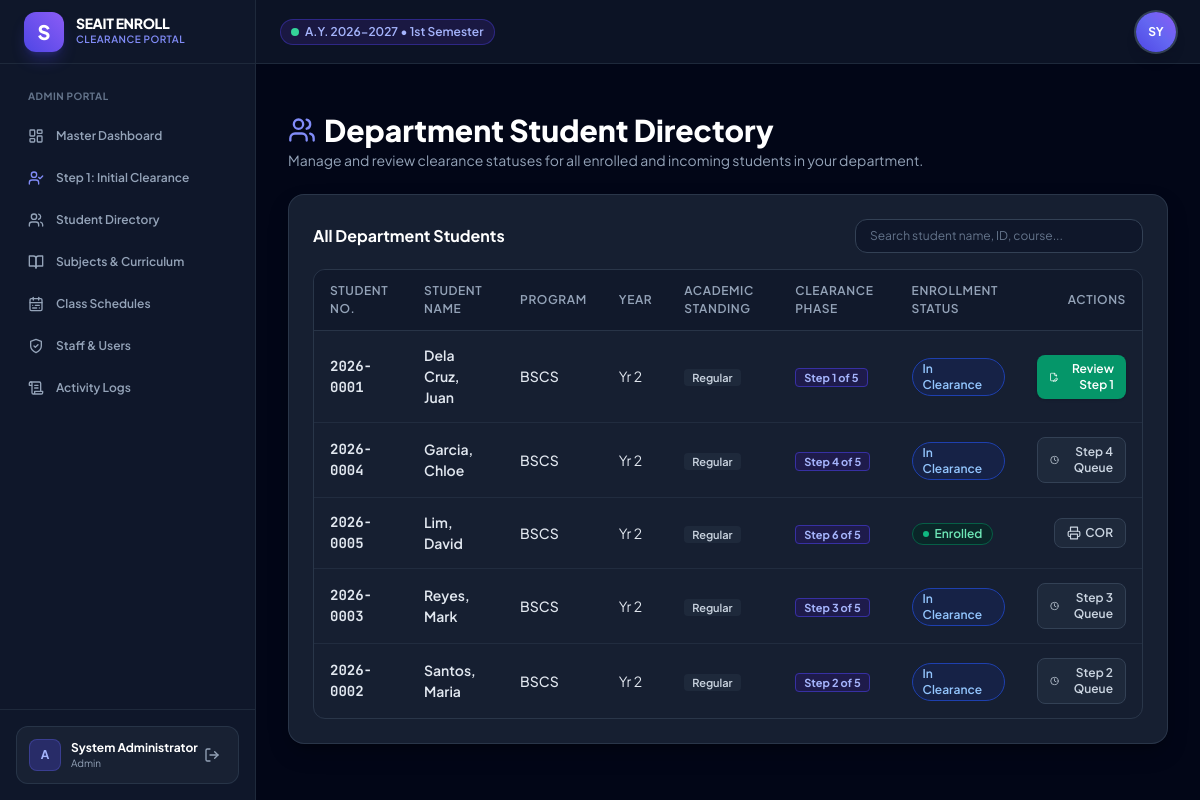
Page /modules/department/students.php (signed in) on the committed database.
### tables this page shows
CREATE TABLE `academic_terms` (
    `id` INT NOT NULL AUTO_INCREMENT PRIMARY KEY,
    `academic_year` VARCHAR(20) NOT NULL,
    `semester` VARCHAR(20) NOT NULL,
    `is_active` TINYINT(1) DEFAULT 0,
    `created_at` TIMESTAMP DEFAULT CURRENT_TIMESTAMP
);

CREATE TABLE `students` (
    `id` INT NOT NULL AUTO_INCREMENT PRIMARY KEY,
    `user_id` INT NOT NULL UNIQUE,
    `student_no` VARCHAR(30) NOT NULL UNIQUE,
    `first_name` VARCHAR(60) NOT NULL,
    `middle_name` VARCHAR(60) DEFAULT NULL,
    `last_name` VARCHAR(60) NOT NULL,
    `birth_date` DATE DEFAULT NULL,
    `age` INT DEFAULT NULL,
    `sex` ENUM('Male', 'Female', 'Other') DEFAULT 'Male',
    `religion` VARCHAR(80) DEFAULT NULL,
    `civil_status` ENUM('Single', 'Married', 'Widowed', 'Separated') DEFAULT 'Single',
    `birth_place` VARCHAR(150) DEFAULT NULL,
    `program_id` INT NOT NULL,
    `year_level` INT NOT NULL DEFAULT 1,
    `enrolling_semester` ENUM('1st Semester', '2nd Semester') DEFAULT '1st Semester',
    `academic_status` ENUM('Regular', 'Irregular', 'Probationary', 'Graduating') DEFAULT 'Regular',
    `contact_no` VARCHAR(20) DEFAULT NULL,
    `address` TEXT DEFAULT NULL,
    `guardian_name` VARCHAR(120) DEFAULT NULL,
    `guardian_contact` VARCHAR(30) DEFAULT NULL,
    `enrollment_status` ENUM('Not Enrolled', 'In Clearance', 'Cleared', 'Enrolled') DEFAULT 'In Clearance',
    `created_at` TIMESTAMP DEFAULT CURRENT_TIMESTAMP
);

CREATE TABLE `programs` (
    `id` INT NOT NULL AUTO_INCREMENT PRIMARY KEY,
    `department_id` INT NOT NULL,
    `code` VARCHAR(20) NOT NULL UNIQUE,
    `name` VARCHAR(150) NOT NULL,
    `total_years` INT DEFAULT 4,
    `created_at` TIMESTAMP DEFAULT CURRENT_TIMESTAMP
);

CREATE TABLE `clearance_requests` (
    `id` INT NOT NULL AUTO_INCREMENT PRIMARY KEY,
    `student_id` INT NOT NULL,
    `academic_term_id` INT NOT NULL,
    `current_step` INT DEFAULT 1,
    `overall_status` ENUM('Pending', 'In Progress', 'Action Required', 'Cleared', 'Enrolled') DEFAULT 'In Progress',
    `created_at` TIMESTAMP DEFAULT CURRENT_TIMESTAMP,
    `updated_at` TIMESTAMP DEFAULT CURRENT_TIMESTAMP ON UPDATE CURRENT_TIMESTAMP,
    UNIQUE KEY `unique_student_term` (`student_id`, `academic_term_id`)
);

### modules/department/students.php (the view, shortened to what this page needs)
<?php
require_once __DIR__ . '/../../config/functions.php';
$active_term = get_active_term();
$db = getDB();
$query = "SELECT s.*, p.code as program_code, p.name as program_name,
                 cr.id as clearance_id, cr.current_step, cr.overall_status
          FROM students s
          JOIN programs p ON s.program_id = p.id
          LEFT JOIN clearance_requests cr ON s.id = cr.student_id AND cr.academic_term_id = ?
          WHERE 1=1 ";
$params = [$active_term['id']];
$query .= " ORDER BY s.year_level ASC, s.last_name ASC";
$stmt = $db->prepare($query);
$stmt->execute($params);
$students = $stmt->fetchAll();
include __DIR__ . '/../../includes/header.php';
?>
<div class="space-y-6 max-w-7xl mx-auto">
    <div class="flex flex-col sm:flex-row sm:items-center justify-between gap-4">
        <div>
            <h1 class="text-2xl sm:text-3xl font-extrabold text-white flex items-center gap-2">
                <i data-lucide="users" class="w-7 h-7 text-indigo-400"></i>
                Department Student Directory
            </h1>
            <p class="text-xs sm:text-sm text-slate-400 mt-0.5">
                Manage and review clearance statuses for all enrolled and incoming students in your department.
            </p>
        </div>
    </div>
    <div class="glass-card p-6 space-y-4">
        <div class="flex flex-col sm:flex-row sm:items-center justify-between gap-4">
            <h2 class="text-base font-bold text-white">All Department Students</h2>
            <div class="w-full sm:w-72">
                <input type="text" data-table-search="dept-students-table" placeholder="Search student name, ID, course..." class="w-full bg-slate-900 border border-slate-700 rounded-xl px-3.5 py-2 text-xs text-white placeholder-slate-500 focus:outline-none focus:border-indigo-500">
            </div>
        </div>
        <div class="data-table-container">
            <table class="data-table" id="dept-students-table">
                <thead>
                    <tr>
                        <th>Student No.</th>
                        <th>Student Name</th>
                        <th>Program</th>
                        <th>Year</th>
                        <th>Academic Standing</th>
                        <th>Clearance Phase</th>
                        <th>Enrollment Status</th>
                        <th class="text-right">Actions</th>
                    </tr>
                </thead>
                <tbody>
                    <?php if (empty($students)): ?>
                        <tr>
                            <td colspan="8" class="text-center py-8 text-slate-500 italic">No students found.</td>
                        </tr>
                    <?php else: ?>
                        <?php foreach ($students as $row): ?>
                            <tr>
                                <td class="font-mono font-bold text-indigo-400"><?= htmlspecialchars($row['student_no']) ?></td>
                                <td class="font-semibold text-white"><?= htmlspecialchars($row['last_name'] . ', ' . $row['first_name']) ?></td>
                                <td class="font-medium text-slate-300"><?= htmlspecialchars($row['program_code']) ?></td>
                                <td class="text-slate-300">Yr <?= htmlspecialchars($row['year_level']) ?></td>
                                <td>
                                    <span class="px-2 py-0.5 rounded text-[11px] font-semibold bg-slate-800 text-slate-300">
                                        <?= htmlspecialchars($row['academic_status']) ?>
                                    </span>
                                </td>
                                <td>
                                    <span class="px-2 py-0.5 rounded text-[11px] font-bold bg-indigo-950 text-indigo-300 border border-indigo-800">
                                        Step <?= $row['current_step'] ?? 1 ?> of 5
                                    </span>
                                </td>
                                <td><?= get_status_badge($row['enrollment_status']) ?></td>
                                <td class="text-right">
                                    <?php if ($row['enrollment_status'] === 'Enrolled'): ?>
                                        <a href="<?= url('modules/student/print_cor.php?student_id=' . $row['id']) ?>" target="_blank" class="px-3 py-1.5 bg-slate-800 hover:bg-slate-700 text-slate-300 text-xs font-semibold rounded-lg border border-slate-700 inline-flex items-center gap-1">
                                            <i data-lucide="printer" class="w-3.5 h-3.5"></i>
                                            COR
                                        </a>
                                    <?php elseif (($row['current_step'] ?? 1) == 1): ?>
                                        <a href="<?= url('modules/department/initial_queue.php') ?>" class="px-3 py-1.5 bg-emerald-600 hover:bg-emerald-500 text-white text-xs font-semibold rounded-lg shadow inline-flex items-center gap-1">
                                            <i data-lucide="file-signature" class="w-3.5 h-3.5"></i>
                                            Review Step 1
                                        </a>
                                    <?php else: ?>
                                        <a href="<?= url('modules/department/schedule_queue.php?schedule_student_id=' . $row['id']) ?>" class="px-3 py-1.5 bg-slate-800 hover:bg-slate-700 text-slate-300 text-xs font-semibold rounded-lg border border-slate-700 inline-flex items-center gap-1">
                                            <i data-lucide="clock" class="w-3.5 h-3.5"></i>
                                            Step <?= $row['current_step'] ?> Queue
                                        </a>
                                    <?php endif; ?>
                                </td>
                            </tr>
                        <?php endforeach; ?>
                    <?php endif; ?>
                </tbody>
            </table>
        </div>
    </div>
</div>
<?php include __DIR__ . '/../../includes/footer.php'; ?>

### includes/header.php (shortened to what this page needs)
<?php
require_once __DIR__ . '/../config/functions.php';
$user = current_user();
$active_term = get_active_term();
?>
<!DOCTYPE html>
<html lang="en" class="dark">
<head>
    <script src="https://cdn.tailwindcss.com"></script>
    <link rel="stylesheet" href="<?= url('assets/css/style.css') ?>">
    <link rel="stylesheet" href="<?= url('assets/css/print.css') ?>" media="print">
</head>
<body class="bg-slate-950 text-slate-100 flex min-h-screen">
    <?php if (is_logged_in()): ?>
    <?php include __DIR__ . '/sidebar.php'; ?>
    <?php endif; ?>
    <div class="flex-1 flex flex-col min-w-0">
        <?php if (is_logged_in()): ?>
        <header class="h-16 bg-slate-900/80 backdrop-blur-md border-b border-slate-800 flex items-center justify-between px-4 sm:px-6 z-30 sticky top-0">
            <div class="flex items-center gap-3">
                <div class="flex items-center gap-2">
                    <span class="inline-flex items-center gap-1.5 px-2.5 py-1 rounded-full text-xs font-semibold bg-indigo-950/80 text-indigo-300 border border-indigo-700/50">
                        <span class="w-2 h-2 rounded-full bg-emerald-400 animate-pulse"></span>
                        A.Y. <?= htmlspecialchars($active_term['academic_year']) ?> &bull; <?= htmlspecialchars($active_term['semester']) ?>
                    </span>
                </div>
            </div>
            <div class="flex items-center gap-4">
                <div class="relative" id="user-profile-menu-container">
                    <button type="button" id="user-profile-btn" onclick="toggleUserProfileDropdown(event)" class="w-10 h-10 rounded-full bg-gradient-to-tr from-indigo-600 via-indigo-500 to-violet-500 hover:from-indigo-500 hover:to-violet-400 flex items-center justify-center font-bold text-xs text-white shadow-lg ring-2 ring-slate-700 hover:ring-indigo-400 active:scale-95 transition-all focus:outline-none cursor-pointer select-none" aria-label="User profile menu" aria-expanded="false" title="Tap to toggle Actions Menu">
                        <span id="user-avatar-initials" class="pointer-events-none"><?= strtoupper(substr($user['full_name'] ?? $user['username'], 0, 2)) ?></span>
                    </button>
                </div>
            </div>
        </header>
        <?php endif; ?>
        <div class="px-4 sm:px-6 pt-4">
        </div>
        <main class="flex-1 overflow-y-auto p-4 sm:p-6 lg:p-8">

### config/functions.php (shortened to what this page needs)
<?php
function url($path = '') {
    return BASE_URL . ltrim($path, '/');
}
function is_logged_in() {
    return isset($_SESSION['user_id']) && !empty($_SESSION['user_id']);
}
function current_user() {
    return [
        'id'            => $_SESSION['user_id'] ?? null,
        'username'      => $_SESSION['username'] ?? '',
        'email'         => $_SESSION['email'] ?? '',
        'role'          => $_SESSION['role'] ?? '',
        'full_name'     => $_SESSION['full_name'] ?? '',
        'department_id' => $_SESSION['department_id'] ?? null,
        'student_id'    => $_SESSION['student_id'] ?? null,
        'student_no'    => $_SESSION['student_no'] ?? null,
        'program_id'    => $_SESSION['program_id'] ?? null,
        'program_code'  => $_SESSION['program_code'] ?? null,
    ];
}
function get_active_term() {
    $db = getDB();
    $stmt = $db->query("SELECT * FROM academic_terms WHERE is_active = 1 LIMIT 1");
    $term = $stmt->fetch();
    return $term;
}
function get_status_badge($status) {
    $status = trim($status);
    switch (strtolower($status)) {
        case 'cleared':
        case 'completed':
        case 'enrolled':
        case 'resolved':
        case 'fully paid':
            return '<span class="inline-flex items-center px-2.5 py-0.5 rounded-full text-xs font-semibold bg-emerald-100 text-emerald-800 dark:bg-emerald-950/60 dark:text-emerald-300 border border-emerald-200 dark:border-emerald-800"><span class="w-1.5 h-1.5 rounded-full bg-emerald-500 mr-1.5"></span>' . htmlspecialchars($status) . '</span>';
        default:
            return '<span class="inline-flex items-center px-2.5 py-0.5 rounded-full text-xs font-semibold bg-blue-100 text-blue-800 dark:bg-blue-950/60 dark:text-blue-300 border border-blue-200 dark:border-blue-800">' . htmlspecialchars($status) . '</span>';
    }
}

### assets/css/style.css (style rules this page uses)
:root { --font-main: 'Plus Jakarta Sans', -apple-system, BlinkMacSystemFont, 'Segoe UI', Roboto, sans-serif; --font-mono: 'JetBrains Mono', monospace; --primary: #4f46e5; --primary-hover: #4338ca; --primary-light: #eef2ff; --primary-dark: #3730a3; --accent: #06b6d4; --success: #10b981; --warning: #f59e0b; --danger: #ef4444; --info: #3b82f6; --bg-main: #0f172a; --bg-surface: #1e293b; --bg-card: rgba(30, 41, 59, 0.75); --border-color: rgba(51, 65, 85, 0.7); --text-primary: #f8fafc; --text-secondary: #94a3b8; --text-muted: #64748b; --radius-sm: 8px; --radius-md: 12px; --radius-lg: 16px; --radius-xl: 24px; --shadow-subtle: 0 4px 6px -1px rgba(0, 0, 0, 0.1), 0 2px 4px -1px rgba(0, 0, 0, 0.06); --shadow-card: 0 10px 25px -5px rgba(0, 0, 0, 0.3), 0 8px 10px -6px rgba(0, 0, 0, 0.2); --shadow-glow: 0 0 25px -5px rgba(79, 70, 229, 0.35); }
* { box-sizing: border-box; margin: 0; padding: 0; }
body { font-family: var(--font-main); background-color: var(--bg-main); color: var(--text-primary); min-height: 100vh; overflow-x: hidden; line-height: 1.5; }
.glass-card { background: var(--bg-card); backdrop-filter: blur(16px); -webkit-backdrop-filter: blur(16px); border: 1px solid var(--border-color); border-radius: var(--radius-lg); box-shadow: var(--shadow-card); }
.data-table-container { overflow-x: auto; border-radius: var(--radius-md); border: 1px solid var(--border-color); }
.data-table { width: 100%; border-collapse: separate; border-spacing: 0; font-size: 0.875rem; text-align: left; }
.data-table th { background-color: rgba(15, 23, 42, 0.7); color: #94a3b8; font-weight: 600; text-transform: uppercase; font-size: 0.75rem; letter-spacing: 0.05em; padding: 12px 16px; border-bottom: 1px solid var(--border-color); }
.data-table td { padding: 14px 16px; border-bottom: 1px solid rgba(51, 65, 85, 0.4); color: #e2e8f0; }
.data-table tbody tr:last-child td { border-bottom: none; }

### rows in the picture
academic_terms: academic_year "2026-2027", semester "1st Semester"
students: student_no "2026-0001", last_name+first_name "Dela Cruz, Juan", program.code "BSCS", year_level "2", academic_status "Regular", clearance_requests.current_step "1", enrollment_status "In Clearance"
students: student_no "2026-0004", last_name+first_name "Garcia, Chloe", program.code "BSCS", year_level "2", academic_status "Regular", clearance_requests.current_step "4", enrollment_status "In Clearance"
students: student_no "2026-0005", last_name+first_name "Lim, David", program.code "BSCS", year_level "2", academic_status "Regular", clearance_requests.current_step "6", enrollment_status "Enrolled"
students: student_no "2026-0003", last_name+first_name "Reyes, Mark", program.code "BSCS", year_level "2", academic_status "Regular", clearance_requests.current_step "3", enrollment_status "In Clearance"
students: student_no "2026-0002", last_name+first_name "Santos, Maria", program.code "BSCS", year_level "2", academic_status "Regular", clearance_requests.current_step "2", enrollment_status "In Clearance"

### other values in the picture
$role "ADMIN"
substr($user['username'] ?? 'U', 0, 1) "A"
$user['full_name'] "System Administrator"
$user['role'] "Admin"
substr($user['full_name'] ?? $user['username'], 0, 2) "SY"
